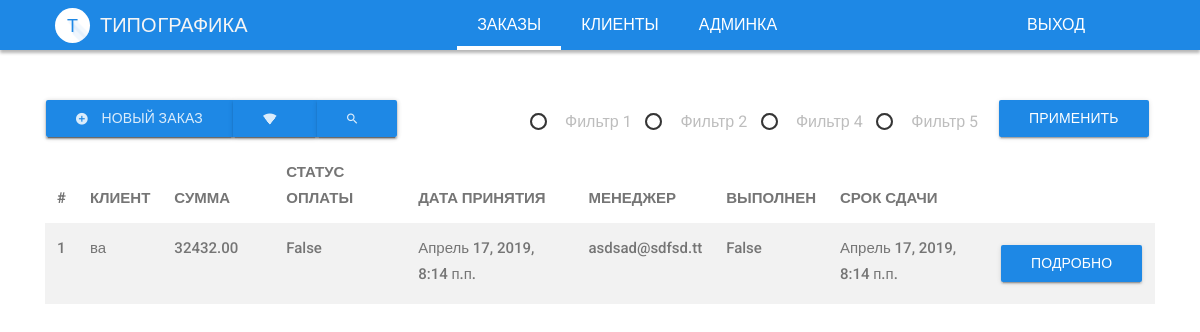
/crm/ (signed in), run on an earlier commit of the app's database.
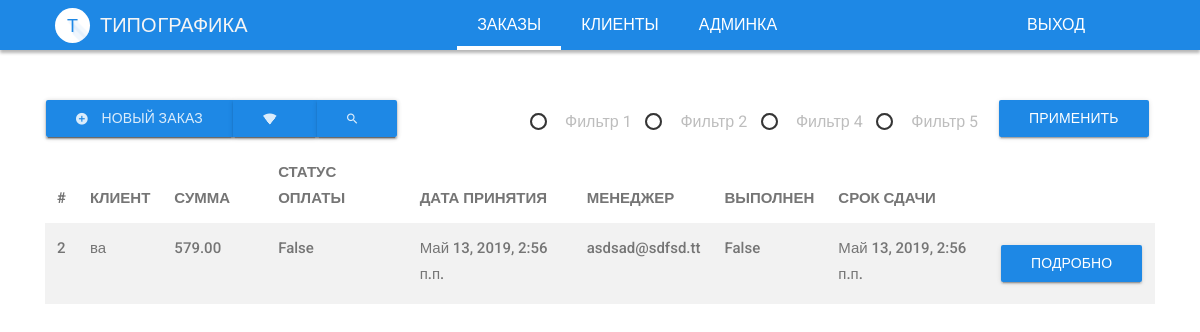
And on a later commit of the database.
### order/models.py (models this page shows, shortened)
class Order(models.Model):
    client = models.ForeignKey(Client, blank=True, null=True, on_delete=models.SET_NULL, verbose_name='Клиент')
    total_price = models.DecimalField('Стоимость заказа', max_digits=8, decimal_places=2,
                                      blank=True, null=True, default=0)
    order_received = models.DateTimeField('Дата принятия заказа', blank=True, null=True)
    is_vip = models.BooleanField('Вип заказ', default=False)
    comment = models.TextField('Коментарий', default='', blank=True, null=True)
    manager = models.ForeignKey(Manager, blank=True, null=True,verbose_name='Ведущий менеджер', on_delete=models.SET_NULL)
    is_money_received = models.BooleanField('Статус оплаты', default=False)
    is_manager_pay = models.BooleanField('Выплата менеджеру', default=False)
    is_complete = models.BooleanField('Заказ выполнен', default=False)
    order_all_time = models.DateTimeField('Срок сдачи заказа', blank=True, null=True)
    deadline = models.DateTimeField('Дата сдачи заказа', blank=True, null=True)
    delivery_address = models.TextField('Доставка заказа', default='', blank=True, null=True)
    class Meta:
        verbose_name = "Заказ"
        verbose_name_plural = "Заказы"

### client/models.py (models this page shows, shortened)
class Client(models.Model):
    name = models.CharField('Ф.И.О.', max_length=50, blank=False, null=True, default='')
    firm = models.CharField('Организация', max_length=50, blank=True, null=True, default='')
    email = models.EmailField('email address', unique=True)
    phone = models.CharField('Телефон', max_length=50, blank=False, null=True, default='')
    firm_address = models.TextField('Адрес организации',default='', blank=True, null=True)
    personal_address = models.TextField('Личный адрес', default='', blank=True, null=True)
    comment = models.TextField('Комментарий к клиенту', default='', blank=True, null=True)
    manager = models.ForeignKey(Manager, blank=True, null=True, on_delete=models.CASCADE, verbose_name='Ведущий менеджер')
    class Meta:
        verbose_name = "Клиент"
        verbose_name_plural = "Клиенты"

### customuser/models.py (models this page shows, shortened)
class Manager(models.Model):
    email = models.EmailField('Email', blank=True, null=True, default='' )
    fio = models.CharField('ФИО', max_length=50, blank=True, null=True, default='')
    phone = models.CharField('Телефон', max_length=50, blank=True, null=True, default='')
    class Meta:
        verbose_name = "Менеджер"
        verbose_name_plural = "Менеджеры"

### crm/views.py (the view)
# urls.py: path('', views.index, name='index'),
@login_required
def index(request):
    orders = Order.objects.all()
    return render(request, 'crm/index.html', locals())

### templates/crm/index.html (shortened to what this page needs)
{% extends 'basic.html' %}
{% load static %}
{% block content %}
    <div class="container">
        <div class="row">
            <div class="col-2">
                <div class="btn-group btn-group-raised">
        <a href="/admin/order/order/add/" class="btn btn-primary"><i class="zmdi zmdi-plus-circle"></i> НОВЫЙ ЗАКАЗ</a>
                    <a href="#" class="btn btn-primary"><i class="zmdi zmdi-wifi"></i></a>
                    <a href="#" class="btn btn-primary"><i class="zmdi zmdi-search"></i></a>
                </div>
            </div>
            <div class="col-7 offset-3">
                    <form class="form-inline">
                         <div class="radio radio-primary">
                            <label>
                                <span class="circle"></span> Фильтр 1 </label>
                          </div>
                         <div class="radio radio-primary">
                            <label>
                                <span class="circle"></span> Фильтр 2 </label>
                          </div>
                          <div class="radio radio-primary">
                            <label>
                                <span class="circle"></span> Фильтр 4 </label>
                          </div>
                          <div class="radio radio-primary">
                            <label>
                                <span class="circle"></span> Фильтр 5 </label>
                          </div>
                        <button style="margin-left: 17px;" type="submit" class="btn btn-raised btn-primary">ПРИМЕНИТЬ<div class="ripple-container"></div></button>
                    </form>
             </div>
        </div>
        <table class="table table-no-border table-striped">
            <thead>
            <tr>
                <th>#</th>
                <th>КЛИЕНТ</th>
                 <th>СУММА</th>
                 <th></th>
                <th>СТАТУС ОПЛАТЫ</th>
                <th>ДАТА ПРИНЯТИЯ</th>
                 <th>МЕНЕДЖЕР</th>
                 <th>ВЫПОЛНЕН</th>
                 <th>СРОК СДАЧИ</th>
                 <th></th>
            </tr>
            </thead>
            <tbody>
            {% for order in orders %}
            <tr>
                <td>{{ order.id }}</td>
                <td>{{ order.client.name }}</td>
                <td>{{ order.total_price }}</td>
                <td></td>
             <td>{{ order.is_money_received }}</td>
             <td>{{ order.order_received }}</td>
             <td>{{ order.manager.email }}</td>
             <td>{{ order.is_complete }}</td>
             <td>{{ order.deadline }}</td>
            <td><a class="btn btn-raised btn-primary" href="{% url 'order' order.id %}">ПОДРОБНО</a></td>
            </tr>
            {% endfor %}
            </tbody>
        </table>
    </div>
{% endblock %}

### templates/basic.html (shortened to what this page needs)
{% load static %}
<!DOCTYPE html>
<html lang="en">
<head>
<link href="{% static 'css/preload.min.css'%} " rel="stylesheet" type="text/css" />
    <link href="{% static 'css/plugins.min.css'%} " rel="stylesheet" type="text/css" />
    <link href="{% static 'css/style.css'%} " rel="stylesheet" type="text/css" />
</head>
<body>
 <div class="ms-site-container">
{% include 'header.html' %}
{% block content %}
{% endblock %}
</div>
</body>
</html>

### templates/header.html (shortened to what this page needs)
{% load static %}
<nav class="navbar navbar-expand-md  navbar-static ms-navbar ms-navbar-primary navbar-mode">
    <div class="container container-full">
        <div class="navbar-header">
            <a class="navbar-brand" href="index.html">
                <span class="ms-logo ms-logo-sm">Т</span>
                <span class="ms-title">ТИПО
                <strong>ГРАФИКА</strong>
              </span>
            </a>
        </div>
        <div class="collapse navbar-collapse" id="ms-navbar">
            <ul class="navbar-nav pull-left">
                 {% if user.is_authenticated %}
                <li class="nav-item dropdown active">
                    <a href="{% url 'index'%}" class="nav-link dropdown-toggle animated fadeIn animation-delay-7" >ЗАКАЗЫ</a>
                </li>
                <li class="nav-item dropdown ">
                    <a href="{% url 'clients'%}" class="nav-link dropdown-toggle animated fadeIn animation-delay-7" >КЛИЕНТЫ</a>
                </li>
                <li class="nav-item dropdown ">
                    <a href="/admin" class="nav-link dropdown-toggle animated fadeIn animation-delay-7" >АДМИНКА</a>
                </li>
                  <li class="nav-item dropdown ">
                   <div style="width: 200px;"></div>
                </li>
                <li class="nav-item  ">
                </li>
                   <li class="nav-item dropdown ">
                    <a href="{% url 'logout' %}" class="nav-link dropdown-toggle animated fadeIn animation-delay-7" >ВЫХОД</a>
                </li>
                {% else %}
                </li>
                   <li class="nav-item dropdown ">
                    <a href="{% url 'login' %}" class="nav-link dropdown-toggle animated fadeIn animation-delay-7" >ВХОД В СИСТЕМУ</a>
                </li>
                {% endif %}
            </ul>
        </div>
    </div>
</nav>

### templates/footer.html (shortened to what this page needs)
  {% load static %}

What changed in the data, as far as the page shows it:
removed Order: id "1", client.name "ва", total_price "32432.00", is_money_received "False", order_received "Апрель 17, 2019, 8:14 п.п.", manager.email "asdsad@sdfsd.tt", is_complete "False", deadline "Апрель 17, 2019, 8:14 п.п."
added Order: id "2", client.name "ва", total_price "579.00", is_money_received "False", order_received "Май 13, 2019, 2:56 п.п.", manager.email "asdsad@sdfsd.tt", is_complete "False", deadline "Май 13, 2019, 2:56 п.п."
